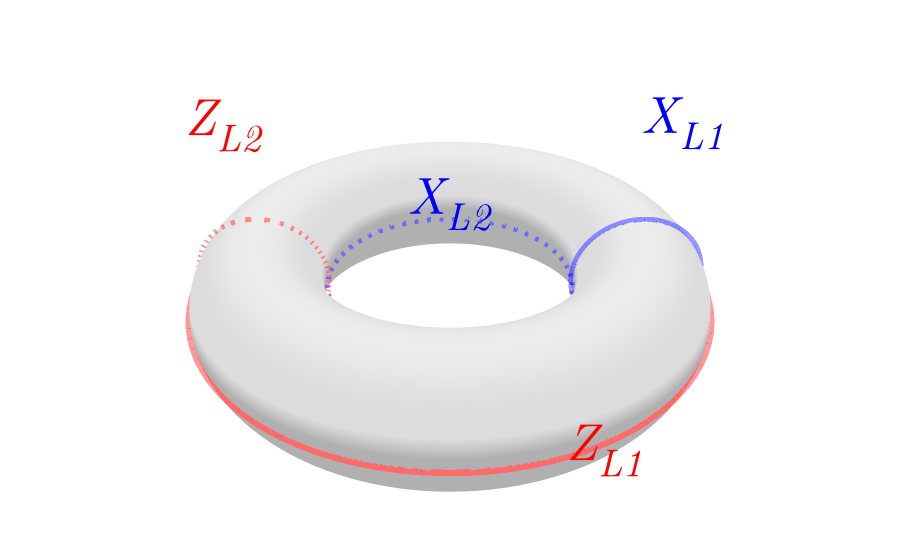

Notebook code for this chart:
### Markdown cell above
### Torus figure
This generates a torus figure for Chapter 2

### Code cell
import numpy as np
import plotly.graph_objects as go

# Torus parameters
R = 3.0  
r = 1  
line_offset = 0.02 

# Generate the 3D surface
u = np.linspace(0, 2 * np.pi, 150)
v = np.linspace(0, 2 * np.pi, 150)
U, V = np.meshgrid(u, v)

X = (R + r * np.cos(V)) * np.cos(U)
Y = (R + r * np.cos(V)) * np.sin(U)
Z = r * np.sin(V)

solid_color = np.zeros_like(Z)

fig = go.Figure(data=[go.Surface(
    x=X, y=Y, z=Z, 
    surfacecolor=solid_color,
    colorscale=[[0, 'rgb(220,220,220)'], [1, 'rgb(220,220,220)']], 
    opacity=1.0, 
    showscale=False
)])

theta = np.linspace(0, 2 * np.pi, 100)
r_line = r + line_offset

# ==========================================
# QUBIT 1
# ==========================================
# Z_L1 (Red): Outer Equator
fig.add_trace(go.Scatter3d(
    x=(R + r_line) * np.cos(theta), y=(R + r_line) * np.sin(theta), z=0 * theta,
    mode='lines', line=dict(color='rgba(255, 0, 0, 0.4)', width=15), showlegend=False
))
# Label Z_L1
fig.add_trace(go.Scatter3d(
    x=[r+0.6], y=[-(R + r + 0.75)], z=[0],
    mode='text', text=['<i>Z<sub>L1</sub></i>'],
    textfont=dict(family="Latin Modern Roman, Times New Roman, serif",color='red', size=52), showlegend=False
))

# X_L1 (Blue): Right vertical loop
fig.add_trace(go.Scatter3d(
    x=R + r_line * np.cos(theta), y=0 * theta, z=r_line * np.sin(theta),
    mode='lines', line=dict(color='rgba(0, 0, 255, 0.4)', width=15), showlegend=False
))
# Label X_L1
fig.add_trace(go.Scatter3d(
    x=[R + 0.5], y=[0], z=[r + 0.35],
    mode='text', text=['<i>X<sub>L1</sub></i>'],
    textfont=dict(family="Latin Modern Roman, Times New Roman, serif",color='blue', size=52), showlegend=False
))

# ==========================================
# QUBIT 2
# ==========================================
# X_L2 (Blue): Inner Equator
fig.add_trace(go.Scatter3d(
    x=(R - r_line) * np.cos(theta), y=(R - r_line) * np.sin(theta), z=0 * theta,
    mode='lines', line=dict(color='rgba(0, 0, 255, 0.4)', width=15, dash='dash'), showlegend=False
))
# Label X_L2
fig.add_trace(go.Scatter3d(
    x=[0], y=[-(R - r - 1.8)], z=[0],
    mode='text', text=['<i>X<sub>L2</sub></i>'],
    textfont=dict(family="Latin Modern Roman, Times New Roman, serif",color='blue', size=52), showlegend=False
))

# Z_L2 (Red): Left vertical loop
fig.add_trace(go.Scatter3d(
    x=-(R + r_line * np.cos(theta)), y=0 * theta, z=r_line * np.sin(theta),
    mode='lines', line=dict(color='rgba(255, 0, 0, 0.4)', width=15, dash='dash'), showlegend=False
))
# Label Z_L2
fig.add_trace(go.Scatter3d(
    x=[-(R + 0.4)], y=[0], z=[r + 0.3],
    mode='text', text=['<i>Z<sub>L2</sub></i>'],
    textfont=dict(family="Latin Modern Roman, Times New Roman, serif",color='red', size=52), showlegend=False
))

# ==========================================
# Display & Export settings
# ========================================== 
camera = dict(
    up=dict(x=0, y=0, z=1),
    center=dict(x=0, y=0, z=0),
    eye=dict(x=0, y=-1.5, z=1)
)

fig.update_layout(
    scene=dict(
        xaxis=dict(visible=False), 
        yaxis=dict(visible=False),
        zaxis=dict(visible=False),
        aspectmode='data'          
    ),
    scene_camera=camera,
    margin=dict(l=0, r=0, b=0, t=0), 
    showlegend=False
)

fig.show()

fig.write_image('../../figures/chapter_2/c2_torus_kitaev.png', width=800, height=800, scale=3)
